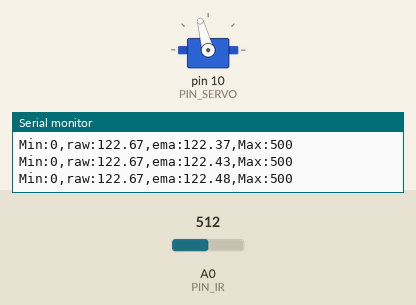
The sketch below on a simulated Arduino Uno, built with avr-gcc and run on an emulated ATmega328P. Parts: servo, the last lines printed to the serial monitor. Inputs (shaded band) come from the test bench; at power-on: A0 (PIN_IR) = 512.

Above: at 1.2 s.
1.3 s: A0 (PIN_IR) set to 319
2.8 s: A0 (PIN_IR) set to 292
At 4.0 s:
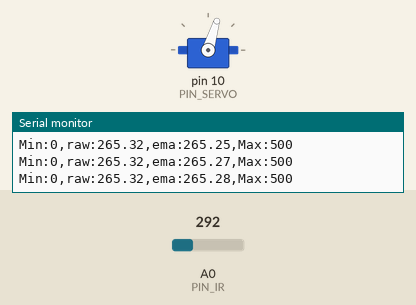
4.3 s: A0 (PIN_IR) set to 11
5.8 s: A0 (PIN_IR) set to 8
At 6.2 s:
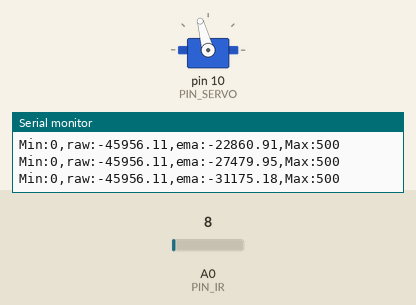
7.3 s: A0 (PIN_IR) set to 122
At 8.6 s:
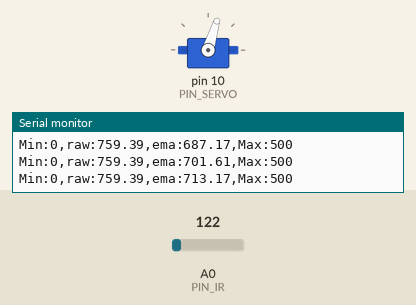
Timing chart, 0 to 9.8 s (numbered marks = the images above; inputs shaded):
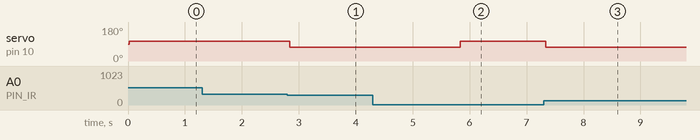

The sketch:

21_bbc_20212956.ino
```cpp
#include <Servo.h>

// Arduino pin assignment
#define PIN_SERVO 10
#define PIN_IR A0


// global variables
Servo myservo;
int a = 78, b = 299; // unit: mm
float dist_ema, alpha; // unit: mm

void setup() {
    // initialize GPIO pins
    myservo.attach(PIN_SERVO);
    myservo.writeMicroseconds(1450);

    // initialize serial port
    Serial.begin(57600);

    //initialize variable
    alpha = 0.2;
}

//적외선 센서 값 변환
float ir_distance(void){ // return value unit: mm
  float val;
  float volt = float(analogRead(PIN_IR));
  val = ((6762.0/(volt-10.0))-4.0) * 10.0;
  return val;}


void loop() {
  float raw_dist = ir_distance();
  float dist_cali = 100 + 300.0 / (b - a) * (raw_dist - a);

  //EMA filter
  dist_ema = alpha*dist_cali+(1-alpha)*dist_ema;

  Serial.print("Min:0,");
  Serial.print("raw:");
  Serial.print(dist_cali);
  Serial.print(",");
  Serial.print("ema:");
  Serial.print(dist_ema);
  Serial.print(",");
  Serial.println("Max:500");
  delay(20);

  //거리에 따른 레일 기울기 제어
  if(dist_cali < 255.0) {
    myservo.writeMicroseconds(1630);
    delay(20);
  }
  else if(dist_cali > 255.0){
    myservo.writeMicroseconds(1300);
    delay(20);
}
}
```

Measured:
- the behaviour switches between 302 and 301 on A0 (PIN_IR) (found by bisection; images 0 and 1)
- the behaviour switches between 10 and 9 on A0 (PIN_IR) (found by bisection; images 1 and 2)
- after the input at 2.8 s, servo on pin 10 (PIN_SERVO): 105° → 73° at once
- after the input at 5.8 s, servo on pin 10 (PIN_SERVO): 73° → 105° at once
- after the input at 7.3 s, servo on pin 10 (PIN_SERVO): 105° → 73° at once
